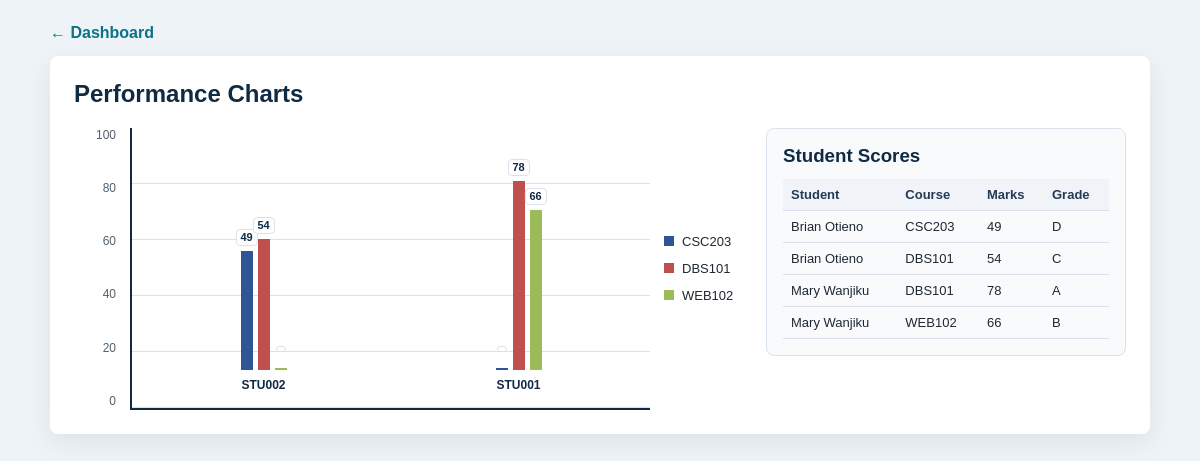
/reports/performance_charts.php (signed in), run on the app's committed database.
### tables this page shows
CREATE TABLE courses (
    id INT AUTO_INCREMENT PRIMARY KEY,
    course_name VARCHAR(200),
    course_code VARCHAR(50)
);

CREATE TABLE results (
    id INT AUTO_INCREMENT PRIMARY KEY,
    student_id INT,
    course_id INT,
    marks INT,
    grade VARCHAR(5),
    gpa FLOAT,
    FOREIGN KEY (student_id) REFERENCES students(id),
    FOREIGN KEY (course_id) REFERENCES courses(id)
);

CREATE TABLE students (
    id INT AUTO_INCREMENT PRIMARY KEY,
    reg_no VARCHAR(100),
    fullname VARCHAR(200),
    email VARCHAR(150),
    department VARCHAR(100)
);

### config/auth.php (called while the page is built, shortened)
<?php
function e($value) {
    return htmlspecialchars((string)$value, ENT_QUOTES, 'UTF-8');
}
function current_role() {
    return strtolower($_SESSION['role'] ?? '');
}
function student_scope_sql() {
    return "";
}
?>

### reports/performance_charts.php (the view, shortened to what this page needs)
<?php
require_once '../config/auth.php';
include '../config/db.php';
$where = student_scope_sql();
$query = "SELECT students.id AS student_id,
                 students.reg_no,
                 students.fullname,
                 courses.course_code,
                 courses.course_name,
                 results.marks,
                 results.grade
          FROM results
          JOIN students ON results.student_id = students.id
          JOIN courses ON results.course_id = courses.id
          $where
          ORDER BY students.fullname, courses.course_code";
$result = mysqli_query($conn, $query);
$students = [];
$courses = [];
$scoreRows = [];
$palette = ['#2f5597', '#c0504d', '#9bbb59', '#8064a2', '#4bacc6', '#f79646', '#7f7f7f', '#00a65a'];
while($row = mysqli_fetch_assoc($result)){
    $studentId = (int)$row['student_id'];
    $courseCode = $row['course_code'];
    if(!isset($students[$studentId])){
        $students[$studentId] = [
            'name' => $row['fullname'],
            'reg_no' => $row['reg_no'],
            'scores' => [],
        ];
    }
    if(!isset($courses[$courseCode])){
        $courses[$courseCode] = [
            'name' => $row['course_name'],
            'color' => $palette[count($courses) % count($palette)],
        ];
    }
    $students[$studentId]['scores'][$courseCode] = (int)$row['marks'];
    $scoreRows[] = $row;
}
?>
<!DOCTYPE html>
<html>
<head>
    <link rel="stylesheet" href="../assets/css/style.css">
</head>
<body>
<main class="page">
<a class="back-link" href="../dashboard.php">&larr; Dashboard</a>
<section class="panel">
<h2>Performance Charts</h2>
<?php if(count($students) === 0){ ?>
    <p class="muted">No marks have been uploaded yet.</p>
<?php } else { ?>
<div class="performance-layout">
    <div class="bar-chart-wrap">
        <div class="bar-chart student-score-chart">
            <div class="chart-scale">
                <span>100</span>
                <span>80</span>
                <span>60</span>
                <span>40</span>
                <span>20</span>
                <span>0</span>
            </div>
            <div class="chart-plot">
                <?php foreach($students as $student){ ?>
                <div class="bar-group" title="<?php echo e($student['name']); ?>">
                    <div class="bar-stack">
                        <?php foreach($courses as $courseCode => $course){
                            $mark = $student['scores'][$courseCode] ?? 0;
                        ?>
                        <span class="vbar score-bar" style="height: <?php echo e($mark); ?>%; background: <?php echo e($course['color']); ?>">
                            <b><?php echo $mark > 0 ? e($mark) : ''; ?></b>
                        </span>
                        <?php } ?>
                    </div>
                    <div class="bar-label"><?php echo e($student['reg_no']); ?></div>
                </div>
                <?php } ?>
            </div>
            <div class="chart-legend">
                <?php foreach($courses as $courseCode => $course){ ?>
                <span><i class="legend-dot" style="background: <?php echo e($course['color']); ?>"></i><?php echo e($courseCode); ?></span>
                <?php } ?>
            </div>
        </div>
    </div>
    <aside class="score-sidebar">
        <h3>Student Scores</h3>
        <table class="score-table">
            <tr>
                <th>Student</th>
                <th>Course</th>
                <th>Marks</th>
                <th>Grade</th>
            </tr>
            <?php foreach($scoreRows as $row){ ?>
            <tr>
                <td><?php echo e($row['fullname']); ?></td>
                <td><?php echo e($row['course_code']); ?></td>
                <td><?php echo e($row['marks']); ?></td>
                <td><?php echo e($row['grade']); ?></td>
            </tr>
            <?php } ?>
        </table>
    </aside>
</div>
<?php } ?>
</section>
</main>
</body>
</html>

### assets/css/style.css (style rules this page uses)
body { font-family: Arial, sans-serif; background: #eef3f7; color: #1f2933; margin: 0; padding: 24px; }
.page { max-width: 1100px; margin: 0 auto; }
.panel { background: #fff; border-radius: 8px; box-shadow: 0 8px 24px rgba(31, 41, 51, 0.08); margin-bottom: 20px; padding: 24px; }
h1, h2, h3 { color: #102a43; margin-top: 0; }
.back-link { color: #0b7285; display: inline-block; font-weight: 700; margin-bottom: 14px; text-decoration: none; }
table { border-collapse: collapse; width: 100%; }
th, td { border-bottom: 1px solid #d9e2ec; padding: 12px; text-align: left; }
th { background: #f0f4f8; color: #243b53; }
.bar-chart-wrap { overflow-x: auto; }
.performance-layout { align-items: start; display: grid; gap: 20px; grid-template-columns: minmax(0, 1fr) 360px; }
.bar-chart { display: grid; grid-template-columns: 42px minmax(520px, 1fr) 180px; gap: 14px; min-width: 760px; }
.chart-scale { color: #52606d; display: flex; flex-direction: column; font-size: 12px; height: 280px; justify-content: space-between; text-align: right; }
.chart-plot { align-items: end; background: repeating-linear-gradient(to top, #d9e2ec 0, #d9e2ec 1px, transparent 1px, transparent 56px); border-bottom: 2px solid #102a43; border-left: 2px solid #102a43; display: flex; gap: 20px; height: 280px; padding: 0 14px; }
.bar-group { align-items: center; display: flex; flex: 1; flex-direction: column; height: 100%; justify-content: end; min-width: 70px; }
.bar-stack { align-items: end; display: flex; gap: 5px; height: 100%; }
.vbar { align-items: start; color: #102a43; display: flex; font-size: 11px; font-weight: 700; justify-content: center; min-height: 2px; width: 12px; }
.score-bar { position: relative; }
.score-bar b { background: #fff; border: 1px solid #d9e2ec; border-radius: 4px; left: 50%; line-height: 1; padding: 2px 4px; position: absolute; top: -22px; transform: translateX(-50%); }
.bar-label { color: #102a43; font-size: 12px; font-weight: 700; margin-top: 8px; min-height: 30px; text-align: center; }
.chart-legend { align-content: center; display: grid; gap: 12px; font-size: 13px; }
.legend-dot { display: inline-block; height: 10px; margin-right: 8px; width: 10px; }
.score-sidebar { background: #f8fafc; border: 1px solid #d9e2ec; border-radius: 8px; max-height: 420px; overflow: auto; padding: 16px; }
.score-sidebar h3 { margin-bottom: 12px; }
.score-table th, .score-table td { font-size: 13px; padding: 8px; }

### data on the page
courses: course_code "66"
results: course.course_code "WEB102", student.fullname "Mary Wanjiku", marks "66", grade "B"
results: student.fullname "Brian Otieno", course.course_code "CSC203", marks "49", grade "D"
results: student.fullname "Brian Otieno", course.course_code "DBS101", marks "54", grade "C"
results: student.fullname "Mary Wanjiku", course.course_code "DBS101", marks "78", grade "A"

### other printed values
$mark "49"
$mark "54"
$student['reg_no'] "STU002"
$mark "78"
$student['reg_no'] "STU001"
$courseCode "CSC203"
$courseCode "DBS101"
